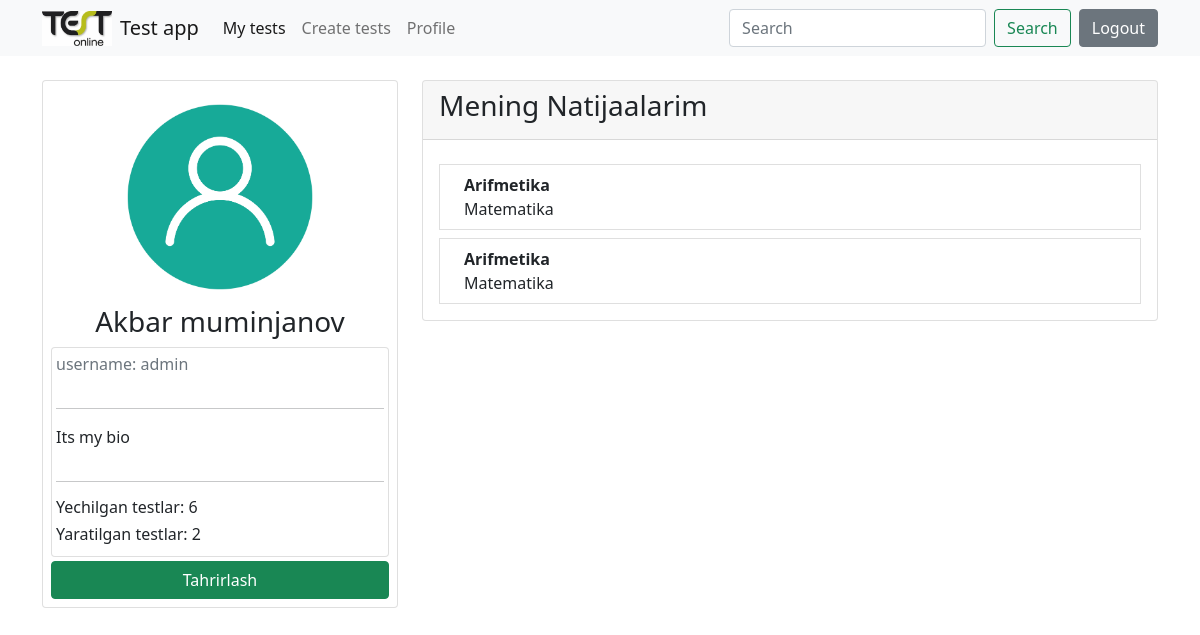
/users/profile/1 (signed in), run on the app's committed database.
### users/models.py (models this page shows, shortened)
class Profile(models.Model):
    user = models.OneToOneField(User, on_delete=models.CASCADE)
    picture = models.ImageField(upload_to="profile_images/", default="default.png/jpg")
    bio = models.CharField(max_length=150, blank=True, null=True)
    close_acc = models.BooleanField(default=False)

### main/models.py (models this page shows, shortened)
class Test(models.Model):
    author = models.ForeignKey(User, on_delete=models.CASCADE, verbose_name="avtor")
    category = models.ForeignKey(Category, on_delete=models.CASCADE, verbose_name="kategoriya")
    title = models.CharField(max_length=250, verbose_name="sarlavha")
    maximum_attemps = models.PositiveIntegerField(verbose_name="maxsimum harakatlar soni")
    pass_percentage = models.PositiveIntegerField(default=60)
    start_date = models.DateTimeField(default=timezone.now, verbose_name="boshlanish sanasi")
    end_data = models.DateTimeField(default=(timezone.now()+timezone.timedelta(days=2)), verbose_name="tugash sanasi")
    class Meta:
        verbose_name = "Test"
        verbose_name_plural = "Testlar"

class Category(models.Model):
    name = models.CharField(max_length=60, verbose_name="Nomi")
    class Meta:
        verbose_name = "Kategoriya"
        verbose_name_plural = "Kategoriyalar"

### users/views.py (the view)
# urls.py: path("profile/<int:user_id>", profile, name="profile"),
def profile(request, user_id):
    user = get_object_or_404(User, id=user_id)
    if user.profile.close_acc == False or user == request.user:
        number_of_test = Test.objects.filter(author=user).count()
        check_tests = CheckTest.objects.filter(student=user)
        number_of_checktests = check_tests.count()
        tests = []
        for checktest in check_tests:
            if not checktest.test in tests:
                tests.append(checktest.test)
        context = {
            "user":user,
            "number_of_test":number_of_test,
            "number_of_checktests":number_of_checktests,
            "check_tests":check_tests,
            "tests":tests
        }
        return render(request, "users/profile.html", context)
    else:
        raise Http404("This is a private account")

### templates/users/profile.html (shortened to what this page needs)
{% extends "base.html" %}
{% block content %}
    <div class="row mt-4">
        <div class="col-md-4">
            <div class="card p-2">
                <center>
                <img style="width: 200px; height: 200px; border-radius: 50%;" class="m-2" src="{{user.profile.picture.url}}" alt="">
                <h3>{{user.get_full_name}}</h3>
                </center>
                <div class="card p-1">
                <p class="text-muted">username: {{user.profile.user}}</p>
                <hr>
                <p> {{user.profile.bio}}</p>
                <hr>
                <h6>Yechilgan testlar: {{number_of_checktests}}</h6>
                <h6>Yaratilgan testlar: {{number_of_test}}</h6>
            </div>
                {% if user == request.user %}
                    <a class="btn btn-success mt-1" href="{% url 'update_user' %}">Tahrirlash</a>
                {% endif %}
            </div>
        </div>
        <div class="col-md-8">
            <div class="card">
                <div class="card-header">
                    <h3>Mening Natijaalarim</h3>
                </div>
                <div class="card-body">
                    <ol class="list-group ">
                        {% for test in tests %}
                            <a class="mt-2" style="text-decoration: none;" data-bs-toggle="collapse" href="#collapse{{test.id}}" role="button" aria-expanded="false" aria-controls="collapse{{test.id}}">
                                <li class="list-group-item ">
                                    <div class="ms-2 me-auto">
                                      <div class="fw-bold">{{test.title}}</div>
                                      {{test.category.name}}
                                    </div>
                                </li>
                            </a>
                        {% endfor %}
                    </ol>
                </div>
            </div>
        </div>
    </div>
{% endblock content %}

### data on the page
Test: title "Arifmetika", category.name "Matematika"
Test: title "Arifmetika", category.name "Matematika"

### other printed values
{{ user.get_full_name }} "Akbar muminjanov"
{{ user.profile.user }} "admin"
{{ user.profile.bio }} "Its my bio"
{{ number_of_checktests }} "6"
{{ number_of_test }} "2"
